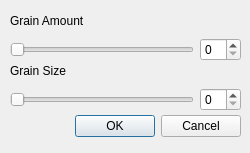
<?xml version="1.0" encoding="UTF-8"?>
<ui version="4.0">
 <class>Dialog</class>
 <widget class="QDialog" name="Dialog">
  <property name="geometry">
   <rect>
    <x>0</x>
    <y>0</y>
    <width>250</width>
    <height>153</height>
   </rect>
  </property>
  <property name="windowTitle">
   <string>Box Blur</string>
  </property>
  <widget class="QDialogButtonBox" name="buttonBox">
   <property name="geometry">
    <rect>
     <x>20</x>
     <y>110</y>
     <width>221</width>
     <height>32</height>
    </rect>
   </property>
   <property name="orientation">
    <enum>Qt::Horizontal</enum>
   </property>
   <property name="standardButtons">
    <set>QDialogButtonBox::Cancel|QDialogButtonBox::Ok</set>
   </property>
  </widget>
  <widget class="QWidget" name="layoutWidget">
   <property name="geometry">
    <rect>
     <x>10</x>
     <y>10</y>
     <width>231</width>
     <height>51</height>
    </rect>
   </property>
   <layout class="QGridLayout" name="gridLayout">
    <item row="0" column="0">
     <widget class="QLabel" name="label">
      <property name="text">
       <string>Grain Amount</string>
      </property>
     </widget>
    </item>
    <item row="1" column="0">
     <widget class="QSlider" name="amount_slider">
      <property name="maximum">
       <number>100</number>
      </property>
      <property name="orientation">
       <enum>Qt::Horizontal</enum>
      </property>
     </widget>
    </item>
    <item row="1" column="1">
     <widget class="QSpinBox" name="amount_spinbox"/>
    </item>
   </layout>
  </widget>
  <widget class="QWidget" name="layoutWidget_2">
   <property name="geometry">
    <rect>
     <x>10</x>
     <y>60</y>
     <width>231</width>
     <height>51</height>
    </rect>
   </property>
   <layout class="QGridLayout" name="gridLayout_2">
    <item row="0" column="0">
     <widget class="QLabel" name="label_2">
      <property name="text">
       <string>Grain Size</string>
      </property>
     </widget>
    </item>
    <item row="1" column="0">
     <widget class="QSlider" name="size_slider">
      <property name="maximum">
       <number>100</number>
      </property>
      <property name="orientation">
       <enum>Qt::Horizontal</enum>
      </property>
     </widget>
    </item>
    <item row="1" column="1">
     <widget class="QSpinBox" name="size_spinbox"/>
    </item>
   </layout>
  </widget>
 </widget>
 <resources/>
 <connections>
  <connection>
   <sender>buttonBox</sender>
   <signal>accepted()</signal>
   <receiver>Dialog</receiver>
   <slot>accept()</slot>
   <hints>
    <hint type="sourcelabel">
     <x>248</x>
     <y>254</y>
    </hint>
    <hint type="destinationlabel">
     <x>157</x>
     <y>274</y>
    </hint>
   </hints>
  </connection>
  <connection>
   <sender>buttonBox</sender>
   <signal>rejected()</signal>
   <receiver>Dialog</receiver>
   <slot>reject()</slot>
   <hints>
    <hint type="sourcelabel">
     <x>316</x>
     <y>260</y>
    </hint>
    <hint type="destinationlabel">
     <x>286</x>
     <y>274</y>
    </hint>
   </hints>
  </connection>
 </connections>
</ui>
